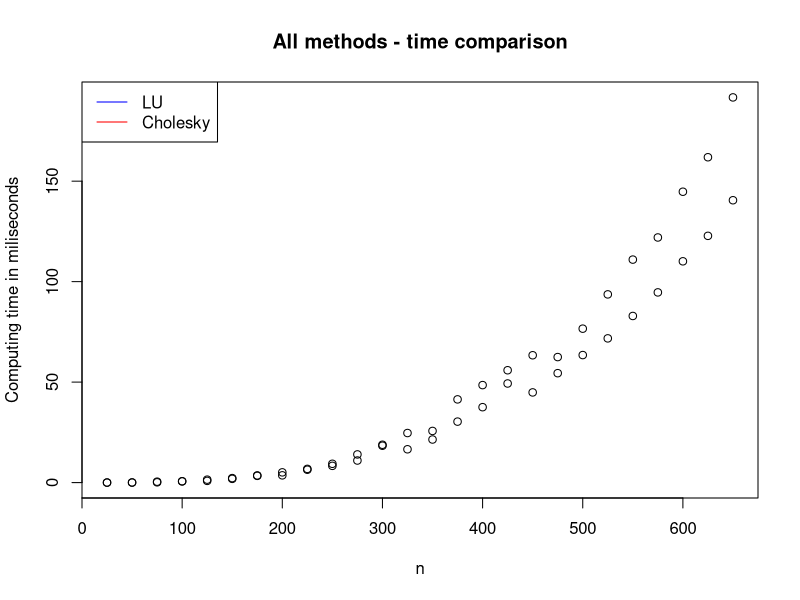

Write the R code that produced this figure. (Note: this script raises an error after producing the figure.)
results = read.csv("f_times.txt")
avg_results = aggregate( time ~ n:alg, data=results, FUN=mean)
avg_results$sd = aggregate( time ~ n:alg, data=results, FUN=sd)$time

y_range = range(0, avg_results$time)

pdf(file="times2.pdf", height=5, width=10, bg="white")

plot(avg_results$n, avg_results$time, main="All methods - time comparison",
	lty = 1, ylim = y_range, xlab = "n", ylab = "Computing time in miliseconds", col="black")


# lines(avg_results[avg_results$alg=="LU",]$n, avg_results[avg_results$alg=="LU",]$time, lty = 1, col = "blue")
# lines(avg_results[avg_results$alg=="Cholesky",]$n, avg_results[avg_results$alg=="Cholesky",]$time, lty = 1, col = "red")
legend("topleft", c("LU", "Cholesky"), col=c("blue","red"),lty=1)

seq1 <- seq(10, 650, length.out=250)

errbar(avg_results[avg_results$alg=="LU",]$n,
	avg_results[avg_results$alg=="LU",]$time,
	avg_results[avg_results$alg=="LU",]$time-avg_results[avg_results$alg=="LU",]$sd,
	avg_results[avg_results$alg=="LU",]$time+avg_results[avg_results$alg=="LU",]$sd,
	main = "", xlab="n", ylab="Computing time in miliseconds", add=TRUE)
title(main = "LU")

LU_n = avg_results[avg_results$alg=="LU",]$n
LU_t = avg_results[avg_results$alg=="LU",]$time

fit1 <- lm(LU_t ~ poly(LU_n, 3, raw=TRUE))
lines(seq1, predict(fit1, data.frame(LU_n=seq1)), col='blue')



errbar(avg_results[avg_results$alg=="Cholesky",]$n,
	avg_results[avg_results$alg=="Cholesky",]$time,
	avg_results[avg_results$alg=="Cholesky",]$time-avg_results[avg_results$alg=="Cholesky",]$sd,
	avg_results[avg_results$alg=="Cholesky",]$time+avg_results[avg_results$alg=="Cholesky",]$sd,
	main = "", xlab="n", ylab="Computing time in miliseconds", add=TRUE)
title(main = "Cholesky")
Cholesky_n = avg_results[avg_results$alg=="Cholesky",]$n
Cholesky_t = avg_results[avg_results$alg=="Cholesky",]$time

fit2 <- lm(Cholesky_t ~ poly(Cholesky_n, 3, raw=TRUE))
lines(seq1, predict(fit2, data.frame(Cholesky_n=seq1)), col='red')



dev.off()
